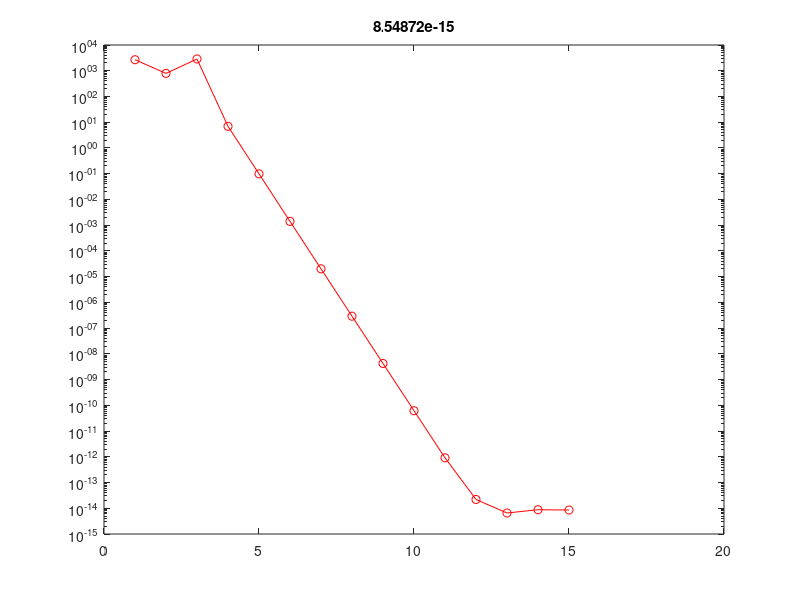

Recreate this plot in MATLAB.
clear
clf

h=0.25;
x=-4:h:4;
m=length(x);

D=2*eye(m);
D=D-diag(ones(m-1,1),+1);
D=D-diag(ones(m-1,1),-1);
D=D/(2*h^2);

potential = 10*ones(m,1);
potential(abs(x)<1)=0;
V=diag(potential);

A=D+V;

[vmat,emat] = eig(A);
B = inv(A);

%bar(eig(A))

psi = ones(m,1);
omega = 1.3;
for j=1:15
    plot(x,psi,'ro-')
    title(j-1)

    old = psi;
    psi=B*psi;
    psi=psi*(1-omega) + omega*B*psi;
    psi = psi/max(abs(psi));
   
    error(j) = sum(abs(old./psi-1));
    
end

semilogy(error,'ro-')
title(error(end))
